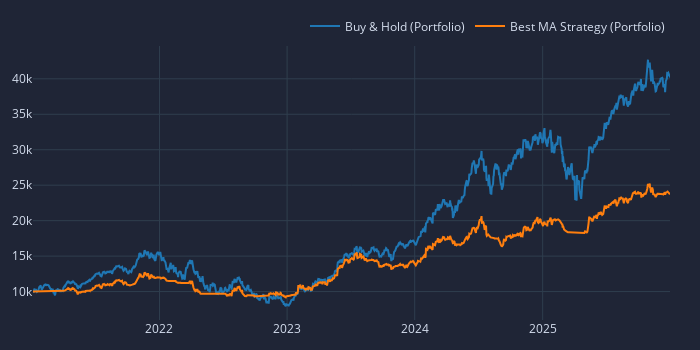

Source (notebook cell):
### Markdown cell above
## 6. Strategy vs. Benchmark

Let's compare the Best Found Strategy against the simple Buy & Hold.

### Code cell
# Get the portfolio for the best parameters
pf_best = pf_opt.xs(best_params, level=['fast_window', 'slow_window'])

# Compare Total Returns
comparison = pd.DataFrame({
    'Buy & Hold': pf_bh.total_return(),
    'Best MA Strategy': pf_best.total_return()
})

print(comparison)

# Plot Equity Curves (Average of all assets)
fig = pf_bh.value().sum(axis=1).vbt.plot(trace_kwargs=dict(name='Buy & Hold (Portfolio)'))
pf_best.value().sum(axis=1).vbt.plot(trace_kwargs=dict(name='Best MA Strategy (Portfolio)'), fig=fig)
fig.write_image('strategy_comparison.svg')
fig.show()

### Figure 1 — Plotly figure (JSON) as saved in the notebook; plotly's stock layout.template omitted (floating-point values rounded to 4 significant figures; data arrays with more than 128 entries replaced by an {"elided": "..."} marker saying what was removed)
{"data": [{"name": "Buy & Hold (Portfolio)", "showlegend": true, "type": "scatter", "uid": "1baf2a63-e7c2-4f02-8da7-835b5640a8e8", "x": {"elided": "1255 str values"}, "y": {"elided": "1255 float values"}}, {"name": "Best MA Strategy (Portfolio)", "showlegend": true, "type": "scatter", "uid": "5dd50c8d-0052-4b45-a917-fca328ba65e0", "x": {"elided": "1255 str values"}, "y": {"elided": "1255 float values"}}], "layout": {"height": 350, "legend": {"orientation": "h", "traceorder": "normal", "x": 1, "xanchor": "right", "y": 1.02, "yanchor": "bottom"}, "margin": {"b": 30, "l": 30, "r": 30, "t": 30}, "width": 700}}
